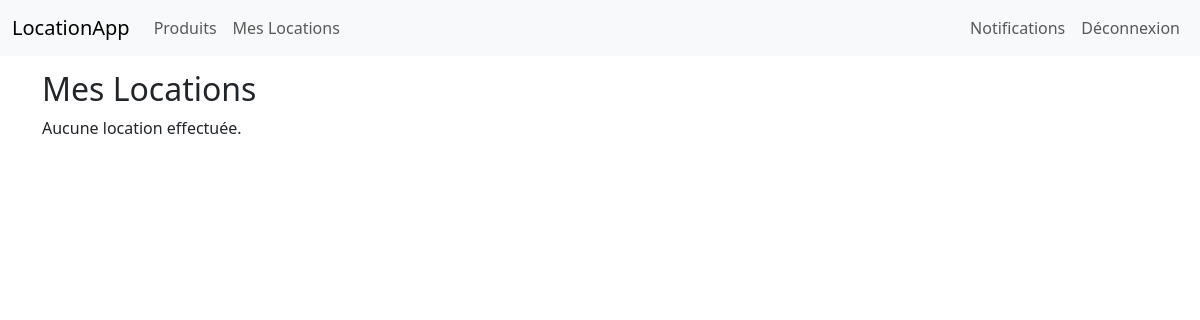
Page /rentals/ (signed in) on the earlier database version.
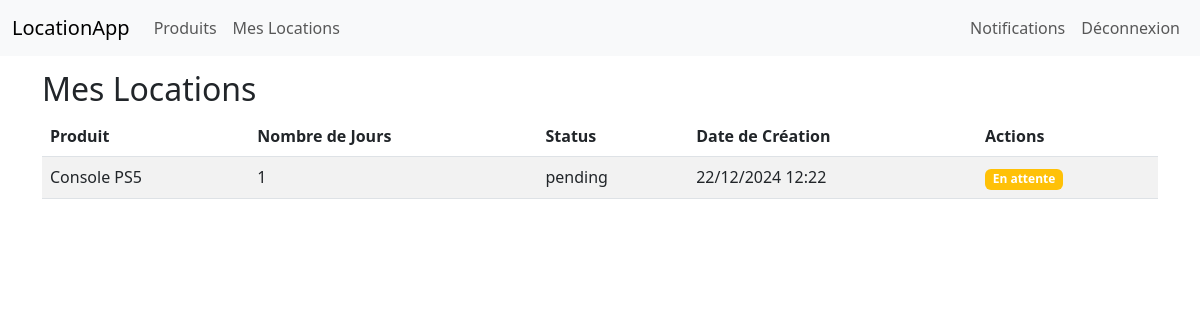
Same page on the later database version.
### location_app/models.py (models this page shows, shortened)
class Rental(db.Model):
    __tablename__ = 'rentals'
    id = db.Column(db.Integer, primary_key=True)
    user_id = db.Column(db.Integer, db.ForeignKey('users.id'), nullable=False)
    product_id = db.Column(db.Integer, db.ForeignKey('products.id'), nullable=False)
    days = db.Column(db.Integer, default=1)
    start_date = db.Column(db.Date, nullable=True)
    status = db.Column(db.String(32), default="pending")  # Status : pending, accepted, refused, in_progress, finished, dispute, canceled
    created_at = db.Column(db.DateTime, default=datetime.utcnow)
    dispute_reason = db.Column(db.String(255), nullable=True)
    dispute_comment = db.Column(db.Text, nullable=True)
    product_rating = db.Column(db.Integer, nullable=True)
    supplier_rating = db.Column(db.Integer, nullable=True)
    user = db.relationship('User', back_populates='rentals')
    product = db.relationship('Product', back_populates='rentals')

class Product(db.Model):
    __tablename__ = 'products'
    id = db.Column(db.Integer, primary_key=True)
    name = db.Column(db.String(128), nullable=False)
    daily_price = db.Column(db.Float, default=0.0)
    avg_rating_product = db.Column(db.Float, default=0.0)  # Champ pour la moyenne des notes
    supplier_id = db.Column(db.Integer, db.ForeignKey('users.id'), nullable=False)  # Référence à l'utilisateur fournisseur
    rentals = db.relationship('Rental', back_populates='product', lazy=True)
    supplier = db.relationship('User', back_populates='products')  # Relation vers le fournisseur

### location_app/rentals/routes.py (the view)
@rentals_bp.route('/')
@roles_required('client', 'admin')  # Admins peuvent voir toutes les locations
def list_rentals():
    if current_user.role == 'client':
        rentals = Rental.query.filter_by(user_id=current_user.id).order_by(Rental.created_at.desc()).all()
    elif current_user.role == 'admin':
        rentals = Rental.query.order_by(Rental.created_at.desc()).all()
    else:
        flash('Accès refusé.', 'danger')
        return redirect(url_for('main.home'))
    return render_template('rentals/rental.html', rentals=rentals)

### location_app/models.py (called while the page is built)
@login.user_loader
def load_user(user_id):
    return User.query.get(int(user_id))

### location_app/utils.py (called while the page is built)
def roles_required(*roles):
    def decorator(f):
        @wraps(f)
        def decorated_function(*args, **kwargs):
            if not current_user.is_authenticated:
                abort(403)
            if current_user.role not in roles and current_user.role != 'admin':
                abort(403)
            return f(*args, **kwargs)
        return decorated_function
    return decorator

### location_app/templates/rentals/rental.html
{% extends "base.html" %}
{% block content %}
    <h2>Mes Locations</h2>
    {% if rentals %}
        <div class="table-responsive">
            <table class="table table-striped">
                <thead>
                    <tr>
                        <th>Produit</th>
                        <th>Nombre de Jours</th>
                        <th>Status</th>
                        <th>Date de Création</th>
                        <th>Actions</th>
                    </tr>
                </thead>
                <tbody>
                    {% for rental in rentals %}
                        <tr>
                            <td>{{ rental.product.name }}</td>
                            <td>{{ rental.days }}</td>
                            <td>{{ rental.status }}</td>
                            <td>{{ rental.created_at.strftime('%d/%m/%Y %H:%M') }}</td>
                            <td>
                                {% if rental.status == 'pending' %}
                                    <span class="badge bg-warning">En attente</span>
                                {% elif rental.status == 'accepted' %}
                                    <span class="badge bg-success">Accepté</span>
                                {% elif rental.status == 'refused' %}
                                    <span class="badge bg-danger">Refusé</span>
                                {% elif rental.status == 'in_progress' %}
                                    <span class="badge bg-info">En cours</span>
                                {% elif rental.status == 'finished' %}
                                    <span class="badge bg-secondary">Terminé</span>
                                {% elif rental.status == 'dispute' %}
                                    <span class="badge bg-dark">Dispute</span>
                                {% elif rental.status == 'canceled' %}
                                    <span class="badge bg-dark">Annulé</span>
                                {% endif %}
                            </td>
                        </tr>
                    {% endfor %}
                </tbody>
            </table>
        </div>
    {% else %}
        <p>Aucune location effectuée.</p>
    {% endif %}
{% endblock %}

### location_app/templates/base.html (shortened to what this page needs)
<!DOCTYPE html>
<html lang="fr">
<head>
    <link href="https://cdn.jsdelivr.net/npm/bootstrap@5.3.0/dist/css/bootstrap.min.css" rel="stylesheet">
</head>
<body>
    <nav class="navbar navbar-expand-lg navbar-light bg-light fixed-top">
        <div class="container-fluid">
            <a class="navbar-brand" href="{{ url_for('main.home') }}">LocationApp</a>
            <div class="collapse navbar-collapse" id="navbarNav">
                <ul class="navbar-nav me-auto mb-2 mb-lg-0">
                    <li class="nav-item">
                        <a class="nav-link" href="{{ url_for('products.list_products') }}">Produits</a>
                    </li>
                    {% if current_user and current_user.role == 'client' %}
                        <li class="nav-item">
                            <a class="nav-link" href="{{ url_for('rentals.list_rentals') }}">Mes Locations</a>
                        </li>
                    {% endif %}
                </ul>
                <ul class="navbar-nav">
                    <li class="nav-item">
                        <a class="nav-link" href="{{ url_for('notifications.notifications') }}">
                            Notifications
                        </a>
                    </li>
                    {% if current_user %}
                        <li class="nav-item">
                            <a class="nav-link" href="{{ url_for('auth.logout') }}">Déconnexion</a>
                        </li>
                    {% endif %}
                </ul>
            </div>
        </div>
    </nav>
    <div class="container">
        {% block content %}{% endblock %}
    </div>
</body>
</html>

### location_app/templates/base.html (style rules this page uses)
body { padding-top: 70px; }

Differences in the rows shown:
added Rental: product.name "Console PS5", days "1", status "pending", created_at "22/12/2024 12:22", shows "En attente"
Other differences:
text no longer shown: "Aucune location effectuée."
text now shown: "Produit Nombre de Jours Status Date de Création Actions"
